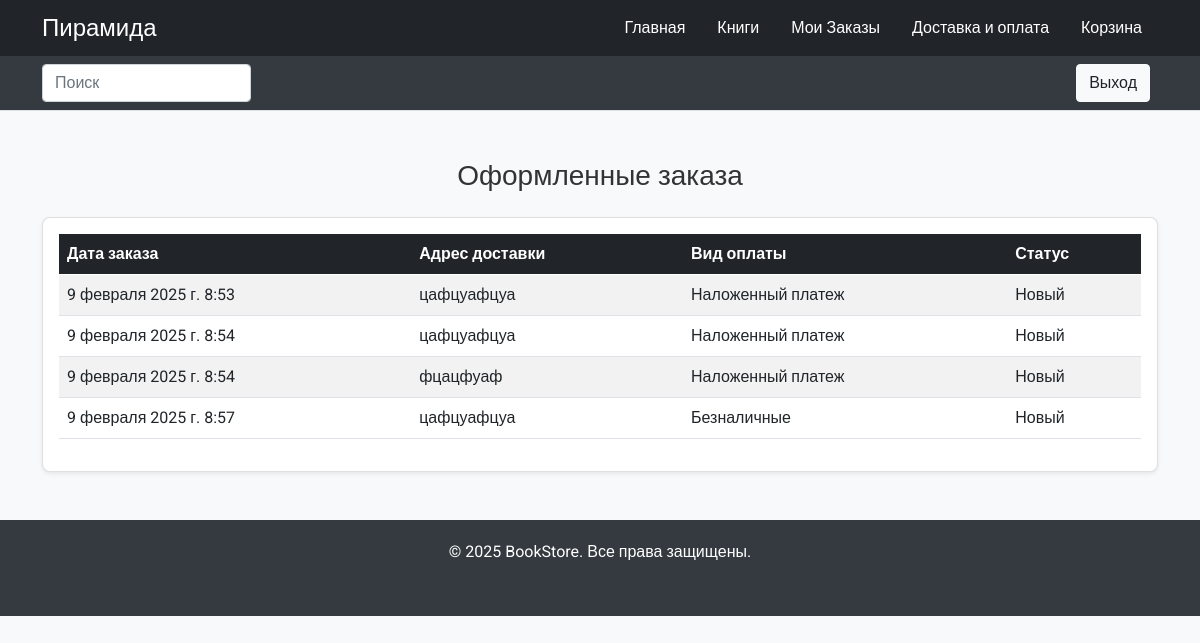
The page /order_list/ (signed in) on the database its author committed.
### mainapp/models.py (models this page shows, shortened)
class Order(models.Model):
    class Meta:
        verbose_name = _('Заказ')
        verbose_name_plural = _('Заказы')
        ordering = ['date']
    class OrderStatus(models.TextChoices):
        NEW = _('Новый')
        Paid = _('Оплачено')
        Accepted = _('Принят')
        OnTheWay = _('В пути')
        Delivered = _('Доставлен')
    name = models.CharField(max_length=100, verbose_name=_('Имя'))
    secondname = models.CharField(max_length=100, verbose_name=_('Фамилия'))
    email = models.EmailField(verbose_name=_('Email'))
    fulladdress = models.CharField(max_length=255,
                                   verbose_name=_('Область(республика),город,улица,дом,квартира,индекс:'))
    notification = models.BooleanField(verbose_name=_('СМС уведомление о статусе заказа'), default=False)
    Payment = models.ForeignKey('Paymentmethod', on_delete=models.SET_NULL, null=True, verbose_name=_('Способ оплаты'))
    user = models.ForeignKey(get_user_model(), on_delete=models.CASCADE, verbose_name=_('Покупатель'), blank=True)
    status = models.CharField(max_length=255, default=OrderStatus.NEW, choices=OrderStatus.choices,
                              verbose_name=_('Статус'), null=True, blank=True)
    date = models.DateTimeField(auto_now=True, verbose_name=_('Дата создания заказа'))

class Paymentmethod(models.Model):
    class Meta:
        verbose_name = _('Вид оплаты')
        verbose_name_plural = _('Виды оплат')
    name = models.CharField(max_length=100, verbose_name=_('Наименование'))
    def __str__(self):
        return self.name

### mainapp/views.py (the view)
# urls.py: path('order_list/', login_required(OrderListView.as_view(), login_url=reverse_lazy('login')), name='order_list'),
class OrderListView(ListView):
    model = Order
    context_object_name = 'orders'
    template_name = 'order_list.html'
    def get_queryset(self):
        return Order.objects.filter(user=self.request.user)

### mainapp/templates/order_list.html
{% extends 'base.html' %}
{% block content %}
<div class="container my-5">
  <h3 class="text-center mb-4">Оформленные заказа</h3>
  <div class="card shadow-sm">
    <div class="card-body">
      <table class="table table-striped table-hover">
        <thead class="table-dark">
          <tr>
            <th scope="col">Дата заказа</th>
            <th scope="col">Адрес доставки</th>
            <th scope="col">Вид оплаты</th>
            <th scope="col">Статус</th>
          </tr>
        </thead>
        <tbody>
          {% for order in orders %}
          <tr>
            <td>{{ order.date }}</td>
            <td>{{ order.fulladdress }}</td>
            <td>{{ order.Payment }}</td>
            <td>{{ order.status }}</td>
          </tr>
          {% empty %}
          <tr>
            <td colspan="4" class="text-center">Заказы отсутствуют.</td>
          </tr>
          {% endfor %}
        </tbody>
      </table>
    </div>
  </div>
</div>
{% endblock content %}

### mainapp/static/css/style.css (style rules this page uses)
.card { border-radius: 10px; }
.card { border-radius: 8px; }

### templates/Base.html (style rules this page uses)
body { font-family: 'Roboto', sans-serif; background-color: #f8f9fa; color: #333; }

### rows shown on the page
Order: date "9 февраля 2025 г. 8:53", fulladdress "цафцуафцуа", Payment "Наложенный платеж", status "Новый"
Order: date "9 февраля 2025 г. 8:54", fulladdress "цафцуафцуа", Payment "Наложенный платеж", status "Новый"
Order: date "9 февраля 2025 г. 8:54", fulladdress "фцацфуаф", Payment "Наложенный платеж", status "Новый"
Order: date "9 февраля 2025 г. 8:57", fulladdress "цафцуафцуа", Payment "Безналичные", status "Новый"

### other values the page prints
{{ year|default:"2025" }} "2025"
